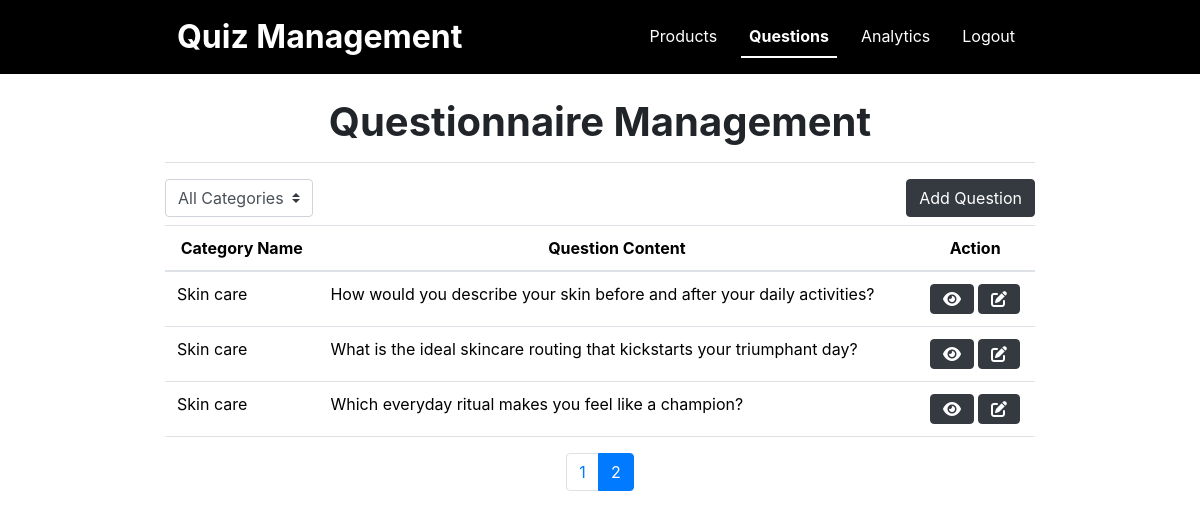
The app's page /management/question.php?page=2&category=0 (signed in) with its own data.
### tables this page shows
CREATE TABLE `parent_question` (
  `pqID` int(11) NOT NULL,
  `pqContent` text NOT NULL,
  `pqNumOptions` tinyint(4) NOT NULL,
  `pqMaxAnswer` tinyint(4) NOT NULL,
  `pqOrder` tinyint(4) NOT NULL,
  `categoryID` int(11) NOT NULL
);

CREATE TABLE `category` (
  `categoryID` int(11) NOT NULL,
  `categoryName` text NOT NULL,
  `categoryDescription` text NOT NULL,
  `userClick` int(11) NOT NULL
);

### management/question.php (the view, shortened to what this page needs)
<?php
    include '../header.php';
    include 'navbar.php';
    include '../db.php';
    $recordsPerPage = 10;
    $page = isset($_GET['page']) ? $_GET['page'] : 1;
    $offset = ($page - 1) * $recordsPerPage;
    $categoryFilter = isset($_GET['category']) ? $_GET['category'] : 0;
    $query = "SELECT pq.*, c.categoryName,
                GROUP_CONCAT(a.answerContent) as answerContents,
                GROUP_CONCAT(p.prodName) as prodNames
                FROM parent_question pq
                LEFT JOIN category c ON pq.categoryID = c.categoryID
                LEFT JOIN question_answer qa ON pq.pqID = qa.pqID
                LEFT JOIN answer a ON a.answerID = qa.answerID
                LEFT JOIN product_answer pa ON pa.answerID = a.answerID
                LEFT JOIN product p ON pa.prodID = p.prodID";
    $query .= " GROUP BY pq.pqID DESC
        LIMIT $offset, $recordsPerPage";
    $result = mysqli_query($conn, $query);
?>
<div class="container w-75">
    <h1 class="text-center fw-bold mt-4">Questionnaire Management</h1>
    <hr style="height:1px;border-width:0;color:gray;background-color:gray">
    <form class="form-inline d-inline">
        <select class="custom-select mr-3" name="category" id="category" onchange="this.form.submit()">
            <option value="0" <?php echo ($categoryFilter == 0) ? 'selected' : ''; ?>>All Categories</option>
        </select>
    </form>
    <button class="btn btn-dark float-end mb-2" data-bs-toggle="modal" data-bs-target="#addQuestionModal">Add Question</button>
</div>
<div class="container w-75">
    <div class="table-responsive">
        <table class="table table-hover">
            <thead class="text-center">
                <tr>
                    <th>Category Name</th>
                    <th>Question Content</th>
                    <th>Action</th>
                </tr>
            </thead>
            <tbody>
                <?php
                    while ($row = mysqli_fetch_assoc($result)){
                        $pqID           = $row['pqID'];
                        $pqContent      = $row['pqContent'];
                        $categoryName   = $row['categoryName'];
                ?>
                <tr>
                    <td><?php echo $categoryName;?></td>
                    <td><?php echo $pqContent;?></td>
                    <td>
                        <div class="d-flex justify-content-center align-items-center">
                            <div class="text-center me-1">
                                <button type="button" class="btn btn-dark" data-bs-toggle="modal" data-bs-target="#viewQuestionModal<?php echo $pqID; ?>">
                                    <div class="d-flex align-items-center">
                                        <i class="fa-solid fa-eye"></i>
                                    </div>
                                </button>
                            </div>
                            <div class="text-center">
                                <button type="button" class="btn btn-dark" data-bs-toggle="modal" data-bs-target="#editQuestionModal<?php echo $pqID; ?>">
                                    <div class="d-flex align-items-center">
                                        <i class="fa-solid fa-pen-to-square"></i>
                                    </div>
                                </button>
                            </div>
                        </div>
                    <?php
                        }
                    ?>
                    </td>
                </tr>
            </tbody>
        </table>
    </div>
</div>
<div class="container w-75">
    <ul class="pagination justify-content-center">
        <?php
        $totalRecordsQuery = "SELECT COUNT(*) AS totalRecords FROM parent_question";
        $totalRecordsResult = mysqli_query($conn, $totalRecordsQuery);
        $totalRecordsRow = mysqli_fetch_assoc($totalRecordsResult);
        $totalRecords = $totalRecordsRow['totalRecords'];
        $totalPages = ceil($totalRecords / $recordsPerPage);
        if ($totalPages > 1) {
            for ($i = 1; $i <= $totalPages; $i++) {
                echo '<li class="page-item ' . ($page == $i ? 'active' : '') . '">';
                echo '<a class="page-link" href="?page=' . $i . '&category=' . $categoryFilter . '">' . $i . '</a>';
                echo '</li>';
            }
        }
        ?>
    </ul>
</div>

### records on screen
parent_question: categoryID.categoryName "Skin care", pqContent "How would you describe your skin before and after your daily activities?"
parent_question: categoryID.categoryName "Skin care", pqContent "What is the ideal skincare routing that kickstarts your triumphant day?"
parent_question: categoryID.categoryName "Skin care", pqContent "Which everyday ritual makes you feel like a champion?"
